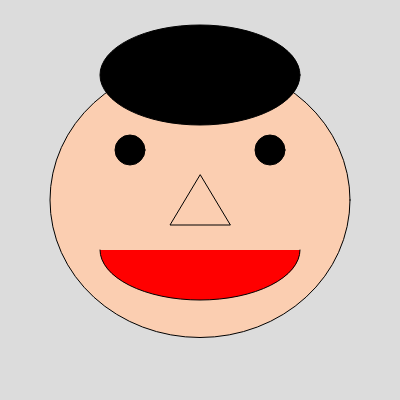
Frame 1 (no input)
Frame 60 (no input): identical to frame 1, image omitted
Frame 120 (the mouse pressed at the canvas centre since frame 60): identical to frame 1, image omitted

The p5.js sketch that drew this single still picture (run headless with seeded random() and noise() and a simulated clock; from frame 60 on, the mouse is pressed at the canvas centre):

// p5.js sketch
// ── sketch.js
function setup() {
  createCanvas(400, 400);
  angleMode(DEGREES);

}

function draw() {
  background(220);
  
  fill(251,206,177); //얼굴 색
  ellipse(200,200,300,275); // 얼굴
  fill(0,0,0); // 눈
  circle(130,150,30);
  circle(270,150,30);
  fill(251,206,177); //코
  triangle(200,175,170,225,230,225);
  fill(255,0,0);
  arc(200,250,200,100,0,180,OPEN,);
  fill(0,0,0);
  arc(200,75,200,100,360,0,OPEN,);
  
}
